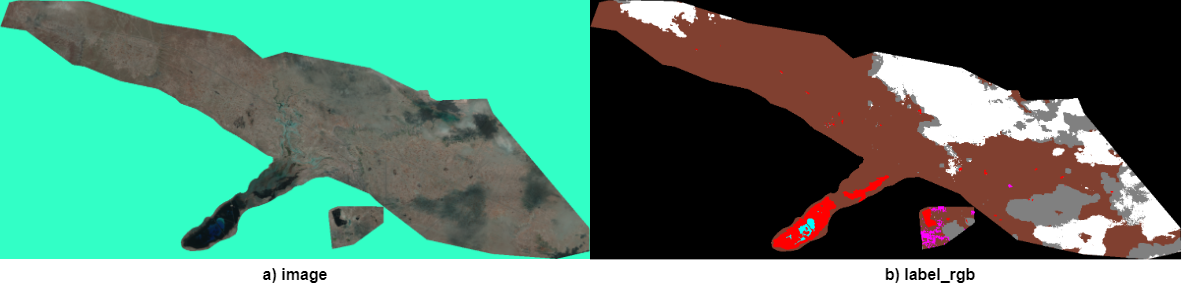
#> input picture images/sample1.png, 1182 x 290 px; its folder holds only this picture in this run
$ python create_data_320_320.py
#> lines starting #> are read from the running program, lines starting #| are printed output that depends on the picture
import cv2
import os
import random

def apply_sliding_window_mask(mask_path, window_size, stride, output_folder):
    # Загружаем маску
    mask = cv2.imread(mask_path, cv2.IMREAD_GRAYSCALE)
    height, width = mask.shape

    output_filename = os.path.basename(mask_path)[:-4]
    # Проходим по маске с помощью скользящего окна
    for y in range(0, height - int(window_size[1]/3), stride):
        for x in range(0, width - int(window_size[0]/3), stride):
            # Проверяем, не выходит ли окно за пределы маски
            if x + window_size[0] <= width and y + window_size[1] <= height:
                # Вырезаем кусок маски
                window_mask = mask[y:y+window_size[1], x:x+window_size[0]]
                crop_filename = f'{output_folder}/{output_filename}_{x}_{y}.png'
            else:
                if x + window_size[0] > width and y + window_size[1] > height:
                    window_mask = mask[height-window_size[1]:height, width-window_size[0]:width]
                    crop_filename =  f'{output_folder}/{output_filename}_{width-window_size[0]}_{height-window_size[1]}.png'
                elif x + window_size[0] > width:
                    window_mask = mask[y:y+window_size[1], width-window_size[0]:width]
                    crop_filename =  f'{output_folder}/{output_filename}_{width-window_size[0]}_{y}.png'
                else:
                    window_mask = mask[height-window_size[1]:height, x:x+window_size[0]]
                    crop_filename =  f'{output_folder}/{output_filename}_{x}_{height-window_size[1]}.png'


            # Сохраняем обрезанную маску
            cv2.imwrite(crop_filename, window_mask)


def apply_sliding_window(image_path, window_size, stride, output_folder):
    # Загружаем изображение
    img = cv2.imread(image_path)
    height, width = img.shape[:2]

    output_filename = os.path.basename(image_path)[:-4]

    # Проходим по изображению с помощью скользящего окна
    for y in range(0, height - int(window_size[1]/3), stride):
        for x in range(0, width - int(window_size[0]/3), stride):
            # Проверяем, не выходит ли окно за пределы изображения
            if x + window_size[0] <= width and y + window_size[1] <= height:
                # Вырезаем кусок изображения
                window = img[y:y+window_size[1], x:x+window_size[0]]
                crop_filename = f'{output_folder}/{output_filename}_{x}_{y}.png'
            else:
                if x + window_size[0] > width and y + window_size[1] > height:
                    window = img[height-window_size[1]:height, width-window_size[0]:width]
                    crop_filename =  f'{output_folder}/{output_filename}_{width-window_size[0]}_{height-window_size[1]}.png'
                elif x + window_size[0] > width:
                    window = img[y:y+window_size[1], width-window_size[0]:width]
                    crop_filename =  f'{output_folder}/{output_filename}_{width-window_size[0]}_{y}.png'
                else:
                    window = img[height-window_size[1]:height, x:x+window_size[0]]
                    crop_filename =  f'{output_folder}/{output_filename}_{x}_{height-window_size[1]}.png'

            cv2.imwrite(crop_filename, window)


def split_dataset(input_folder, output_folder, train_ratio=0.9, val_ratio=0.1, test_ratio=0.0):
    # Проверяем, существует ли папка output_folder, если нет, создаем ее
    # if not os.path.exists(output_folder):
    #     os.makedirs(output_folder)

    # Получаем список файлов входной папки
    files = os.listdir(input_folder)
    num_files = len(files)

    # Перемешиваем список файлов
    random.shuffle(files)

    # Рассчитываем количество файлов для каждого набора данных
    num_train = int(num_files * train_ratio)
    num_val = int(num_files * val_ratio)
    num_test = num_files - num_train - num_val


    train_filenames = []
    val_filenames = []
    test_filenames = []
    # Копируем файлы в соответствующие папки
    for i, file in enumerate(files):
        if i < num_train:
            train_filenames.append(file[:-4])
        elif i < num_train + num_val:
            val_filenames.append(file[:-4])
        else:
            test_filenames.append(file[:-4])


    if train_filenames:
        with open(os.path.join(output_folder, 'splits', 'train.txt'), 'w') as f:
            f.writelines(line + '\n' for line in train_filenames)
    if val_filenames:
        with open(os.path.join(output_folder, 'splits', 'val.txt'), 'w') as f:
            f.writelines(line + '\n' for line in val_filenames)
    if test_filenames:
        with open(os.path.join(output_folder, 'splits', 'test.txt'), 'w') as f:
            f.writelines(line + '\n' for line in test_filenames)


def main(input_dir, output_dir, window_size = (320, 320), stride = 106, train_per = 0.9, test_per = 0.1):

    # output_dir ='dataset_landsat_743_320_320'
    output_images = f'{output_dir}/images'
    output_labels = f'{output_dir}/labels_rgb'
    output_mask = f'{output_dir}/labels'
    output_images_test = f'{output_dir}/test/images'
    output_labels_test = f'{output_dir}/test/labels_rgb'
    output_mask_test = f'{output_dir}/test/labels'

    os.makedirs(output_dir, exist_ok=True)
    os.makedirs(output_images, exist_ok=True)
    os.makedirs(output_labels, exist_ok=True)
    os.makedirs(output_mask, exist_ok=True)

    os.makedirs(f'{output_dir}/test', exist_ok=True)
    os.makedirs(output_images_test, exist_ok=True)
    os.makedirs(output_labels_test, exist_ok=True)
    os.makedirs(output_mask_test, exist_ok=True)


    # Размер окна и шаг


    for root, dir, files in os.walk(input_dir):#'src_dataset_landsat_743/images'
        train_files = len(files) * train_per
        for i, file in enumerate(files):


            # if file != 'LC08_165030_20130502.png':
            #     continue
            image_path = f'{root}/{file}'
            label_path =  f'{root.split("/")[0]}/labels_rgb/{file}'
            mask_path = f'{root.split("/")[0]}/labels/{file}'

            if i+1 < train_files:
                # Применяем скользящее окно и сохраняем обрезанные изображения
                apply_sliding_window(image_path, window_size, stride, output_images)
                apply_sliding_window(label_path, window_size, stride, output_labels)
                apply_sliding_window_mask(mask_path, window_size, stride, output_mask)

            else:
                apply_sliding_window(image_path, window_size, stride, output_images_test)
#> in apply_sliding_window, img is the input picture: shape (290, 1182, 3); mean B, G, R 114.4, 132.7, 86.2
#> the loop in apply_sliding_window, `for y in range(0, height - int(window_size[1]/3), stride):` made 2 passes
#> pass 1, in apply_sliding_window, `cv2.imwrite(crop_filename, window)`:
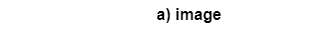
#> saved as sample1_106_-30.png: shape (30, 320, 3); min 0, max 255, mean 247.1
#> pass 1, in apply_sliding_window, `cv2.imwrite(crop_filename, window)`:
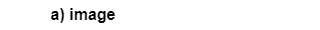
#> saved as sample1_212_-30.png: shape (30, 320, 3); min 0, max 255, mean 247.1
#> pass 1, in apply_sliding_window, `cv2.imwrite(crop_filename, window)`:
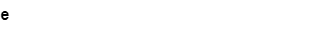
#> saved as sample1_318_-30.png: shape (30, 320, 3); min 0, max 255, mean 253.9
                apply_sliding_window(label_path, window_size, stride, output_labels_test)
#> the loop in apply_sliding_window (call 2), `for y in range(0, height - int(window_size[1]/3), stride):` made 2 passes
#> pass 1, in apply_sliding_window (call 2), `cv2.imwrite(crop_filename, window)`:
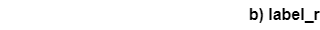
#> saved as sample1_636_-30.png: shape (30, 320, 3); min 0, max 255, mean 246.9
#> pass 1, in apply_sliding_window (call 2), `cv2.imwrite(crop_filename, window)`:
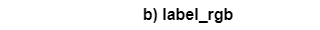
#> saved as sample1_742_-30.png: shape (30, 320, 3); min 0, max 255, mean 243.9
#> pass 1, in apply_sliding_window (call 2), `cv2.imwrite(crop_filename, window)`:
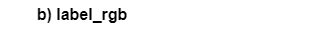
#> saved as sample1_848_-30.png: shape (30, 320, 3); min 0, max 255, mean 243.9
                apply_sliding_window_mask(mask_path, window_size, stride, output_mask_test)
#> in apply_sliding_window_mask, `mask = cv2.imread(mask_path, cv2.IMREAD_GRAYSCALE)`:
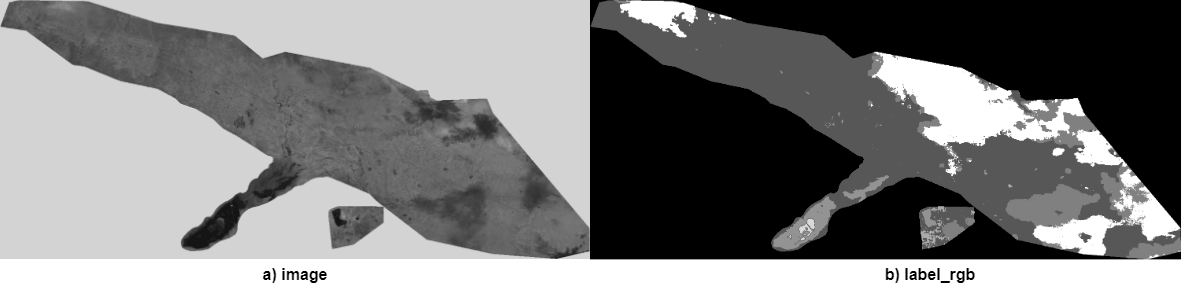
#> mask: shape (290, 1182); min 0, max 255, mean 124.1
        break

    #Split Train
    input_folder = output_images  # Папка с изображениями
    output_folder = output_dir  # Папка для сохранения разделенных наборов данных
    os.makedirs(os.path.join(output_folder, 'splits'), exist_ok=True)
    # Создаем разделенные наборы данных
    split_dataset(input_folder, output_folder, train_ratio=0.9, val_ratio=0.1, test_ratio=0.0)

    #Split Test
    input_folder = output_images_test  # Папка с изображениями
    output_folder = output_dir  # Папка для сохранения разделенных наборов данных
    # Создаем разделенные наборы данных
    split_dataset(input_folder, output_folder, train_ratio=0.0, val_ratio=0.0, test_ratio=1.0)

# Пример использования функции
if __name__ == "__main__":

    main('ROSID/images', 'ROSID_320_320', window_size = (320, 320), stride = 106, train_per = 0.9, test_per = 0.1)
    # apply_sliding_window('src_dataset_landsat_743/test/images/LT05_165030_20070923.png', window_size = (320, 320), stride = 106, output_folder='dataset_landsat_743_320_320/test/images')
